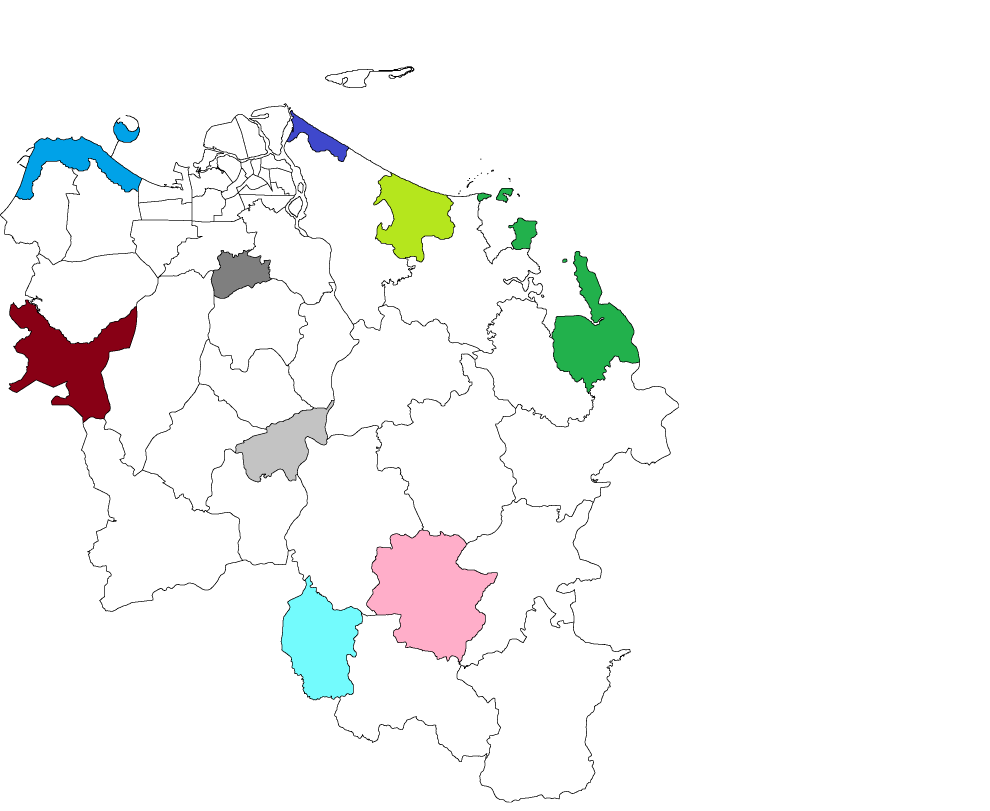
#> input picture 海南省村界/town/Empty_map/Haikou_2002_a.png, 2968 x 2432 px, found by its file name (shown at 1/3 size)
$ python recon2.py
#> lines starting #> are read from the running program, lines starting #| are printed output that depends on the picture; after the words box and inside, x2 and y2 are one past the last pixel; in counts of white or black regions, pixels touching at a corner belong together
# -*- coding: utf-8 -*-
"""侦察2：色块 → 当前乡镇 归属矩阵 + 可视化。"""
import os
import numpy as np
import geopandas as gpd
import pandas as pd
from PIL import Image
from rasterio.transform import Affine
from rasterio.features import rasterize
from scipy import ndimage
from shapely.geometry import Polygon
from shapely.ops import unary_union
import matplotlib
matplotlib.use("Agg")
import matplotlib.pyplot as plt
from matplotlib.patches import Patch

plt.rcParams["font.sans-serif"] = ["Microsoft YaHei"]
plt.rcParams["axes.unicode_minus"] = False

BASE = r"D:\Windows\Documents\海南省村界\海南省村界"
TOWN = os.path.join(BASE, "town")
EMPTY = os.path.join(TOWN, "Empty_map")
HT = os.path.join(TOWN, "Hainan2002", "Hainan_town.shp")
OUTDIR = os.path.join(TOWN, "Haikou2002Color")
os.makedirs(OUTDIR, exist_ok=True)

TARGET_CRS = "EPSG:32649"
HAIKOU = "4601"

NAMES = ["新海乡", "薛样乡", "美安镇", "东营镇", "桂林洋镇", "演海镇", "美仁坡乡", "新民乡", "谭文镇"]
HEX = ["00A2E8", "7F7F7F", "880015", "3F48CC", "B5E61D", "22B14C", "C3C3C3", "73FBFD", "FFAEC9"]
RGB = {n: np.array([int(h[i:i + 2], 16) for i in (0, 2, 4)], np.int32)
       for n, h in zip(NAMES, HEX)}


def main():
    img = np.array(Image.open(os.path.join(EMPTY, "Haikou_2002_a.png")).convert("RGB")).astype(np.int32)
    H, W, _ = img.shape
#> H = 2432; W = 2968

    # 分类图：0=线/其他, 1=白, 2..10=各色
    cls = np.zeros((H, W), np.int8)
    near_white = (img[:, :, 0] > 200) & (img[:, :, 1] > 200) & (img[:, :, 2] > 200)
#> near_white: shape (2432, 2968) bool; 93.4% white; 22 black regions (10 under 20 px), largest, box (x1, y1, x2, y2) and area: (0, 310, 2036, 2407) 468775, (975, 199, 1243, 264) 1964, (609, 342, 804, 481) 1563
    cls[near_white] = 1
    for k, n in enumerate(NAMES, 2):
        d = np.abs(img - RGB[n]).max(2)
        cls[d <= 20] = k
#> this loop made 9 passes
#> pass 1, in main, `d = np.abs(img - RGB[n]).max(2)`:
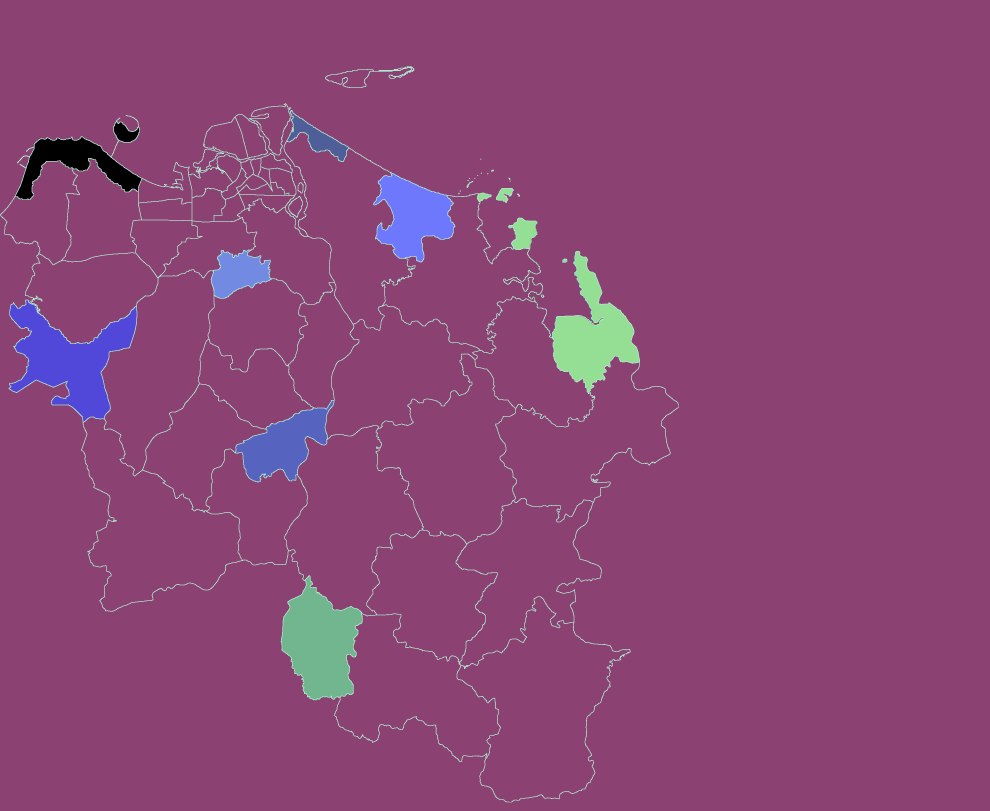
#> d: shape (2432, 2968) int32 (shown at 1/3 size); 17 distinct labels, from 0 to 255; one colour per label, 0 black
#> after the loop:
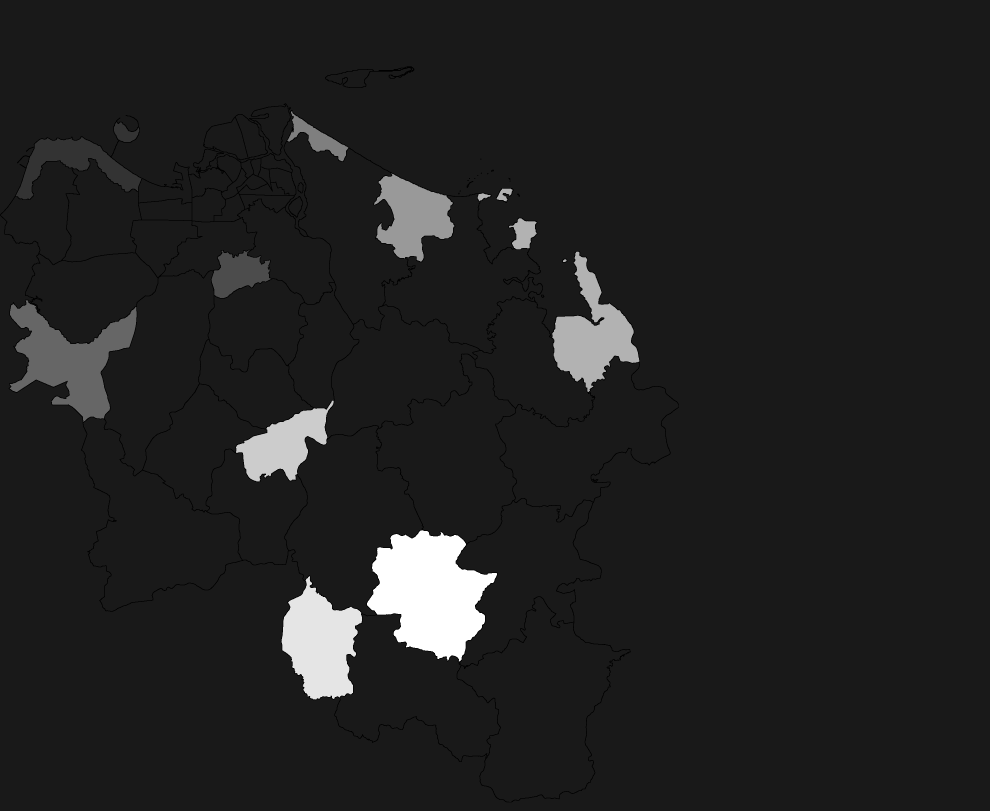
#> cls: shape (2432, 2968) int8 (shown at 1/3 size); min 0, max 10, mean 1.31; drawn with min black and max white
    print("类别像素数：")
    for k, n in enumerate(["线/其他", "白"] + NAMES):
        print(f"  {n:6s} {int((cls == k).sum())}")
#> this loop made 11 passes
#|   线/其他   85647
#|   白      6743286
#|   新海乡    28616
#|   薛样乡    15743
#|   美安镇    61951
#|   东营镇    8304
#|   桂林洋镇   36648
#|   演海镇    54425
#> (further printed lines are left out)

    # 连通域（同类别 4 连通）
    zones = np.zeros((H, W), np.int32)
    nxt = 0
    zone_cls = [0]
    zone_list = []
    for k in range(1, len(NAMES) + 2):
        lab, n = ndimage.label(cls == k, structure=np.array([[0, 1, 0], [1, 1, 1], [0, 1, 0]]))
        for i in range(1, n + 1):
            m = lab == i
            a = int(m.sum())
            if a < 60:
                continue
            nxt += 1
            zones[m] = nxt
            zone_cls.append(k)
            zone_list.append((nxt, k, a, m))
#> this loop made 10 passes
#> n on passes 1 to 10: 112, 2, 1, 1, 1, 1, 5, 1, 1, 1
#> pass 1, in main, `lab, n = ndimage.label(cls == k, structure=np.array([[0, 1, 0], [1, 1,..`:
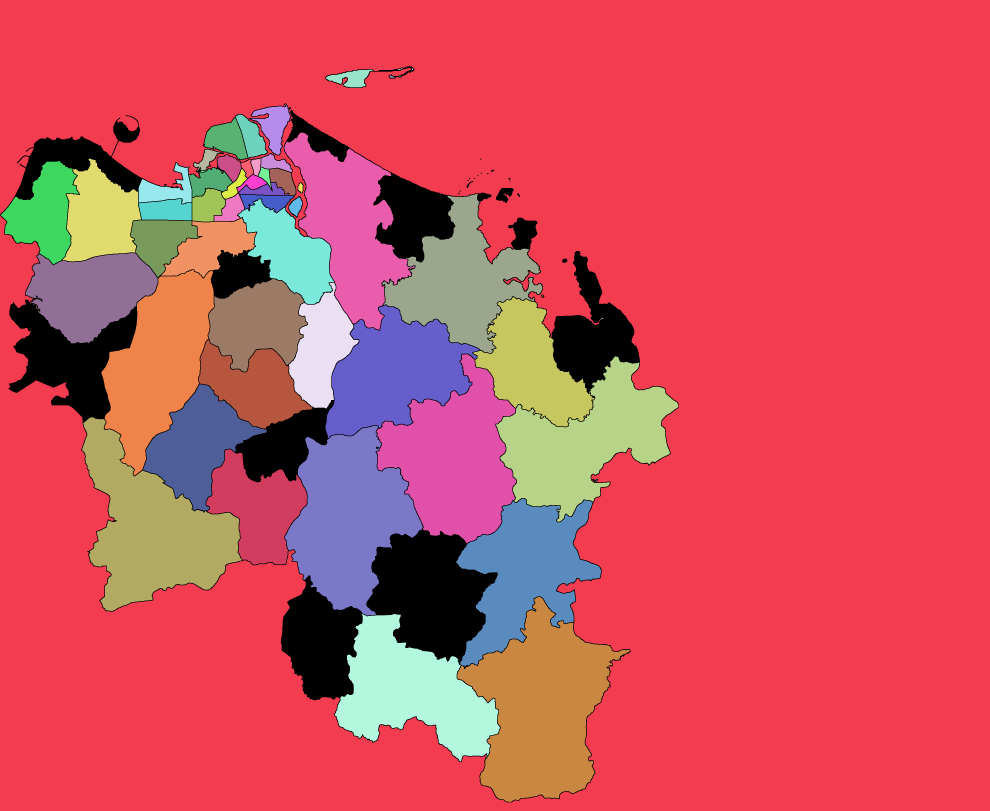
#> lab: shape (2432, 2968) int32 (shown at 1/3 size); 113 distinct labels, from 0 to 112; one colour per label, 0 black
#> pass 2, in main, `lab, n = ndimage.label(cls == k, structure=np.array([[0, 1, 0], [1, 1,..`:
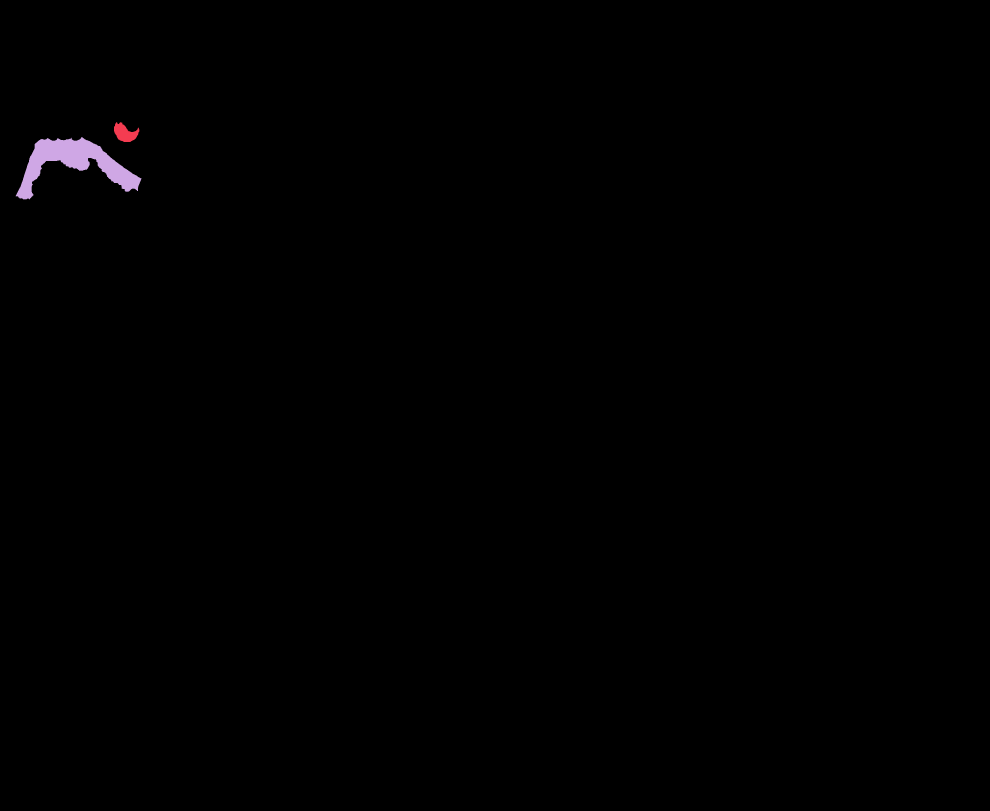
#> lab: shape (2432, 2968) int32 (shown at 1/3 size); 3 distinct labels, from 0 to 2; one colour per label, 0 black
#> after the loop:
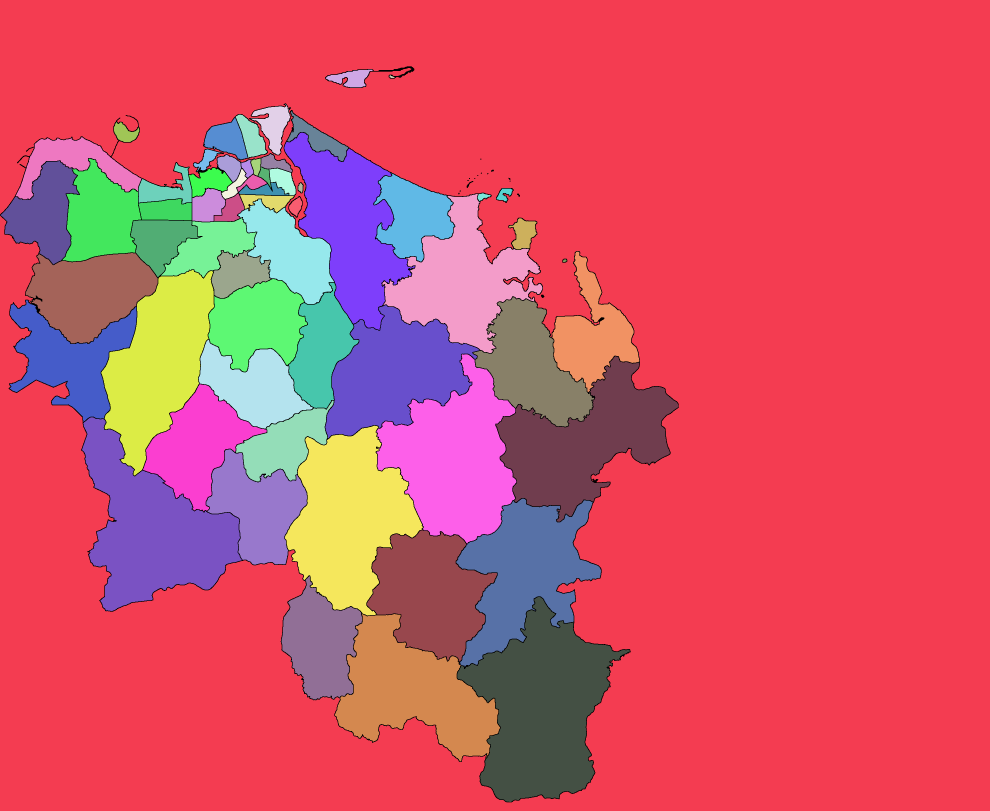
#> zones: shape (2432, 2968) int32 (shown at 1/3 size); 62 distinct labels, from 0 to 61; one colour per label, 0 black
#> after the loop, nxt = 61; zone_cls = 62 values from 0 to 10; zone_list = 61 items
    print("连通域数：", nxt)
#| 连通域数： 61

    # 几何配准
    gdf = gpd.read_file(HT, encoding="utf-8").to_crs(TARGET_CRS)
    gdf["CODE"] = gdf["CODE"].astype(str)
    hk = gdf[gdf["CODE"].str.startswith(HAIKOU)].copy().reset_index(drop=True)
    uu = unary_union(list(hk.geometry)).buffer(0)
    minx, miny, maxx, maxy = uu.bounds
    Wr, Hr = 2036, 2097
    ox, oy = 0, 310
    sx = (maxx - minx) / Wr
    sy = (maxy - miny) / Hr
    print("sx,sy =", sx, sy)

    base_lab = rasterize([(g, i + 1) for i, g in enumerate(hk.geometry)],
                         out_shape=(Hr, Wr),
                         transform=Affine(sx, 0, minx, 0, -sy, maxy), fill=0, dtype="int32")
    zc = zones[oy:oy + Hr, ox:ox + Wr]

    # 归属矩阵
    print("\n=== 色块 × 当前乡镇 归属（面积 km²，只列 >0.5）===")
    px_area = sx * sy / 1e6
    for k, n in enumerate(NAMES, 2):
        m = (zc > 0) & np.isin(zc, [z[0] for z in zone_list if z[1] == k])
        if not m.any():
            print(f"{n}: 无像素")
            continue
        b = np.bincount(base_lab[m].ravel(), minlength=len(hk) + 1)
        tot = m.sum() * px_area
        print(f"\n{n}  总 {tot:.2f} km²  (0=海口外 {b[0]*px_area:.3f})")
        for i in np.argsort(-b):
            if i == 0 or b[i] * px_area < 0.5:
                continue
            print(f"    {hk.TOWN[i-1]:8s} {hk.CODE[i-1]}  {b[i]*px_area:8.2f} km²"
                  f"  占该镇 {b[i]/max(1,int((base_lab==i).sum()))*100:5.1f}%")

    # ---------- 可视化 ----------
    fig, axes = plt.subplots(1, 2, figsize=(26, 14))
    ax = axes[0]
    ax.imshow(img.astype(np.uint8))
    ax.set_title("Haikou_2002_a.png（原图）")
    ax.axis("off")

    ax = axes[1]
    ax.set_facecolor("white")
    xs = np.arange(Wr) * sx + minx
    ys = np.arange(Hr)[::-1] * sy + miny
    # 当前乡镇边界
    for g in hk.geometry:
        gs = g.geoms if g.geom_type == "MultiPolygon" else [g]
        for p in gs:
            x, y = p.exterior.xy
            ax.plot(x, y, color="#999999", lw=0.5)
    cmap = plt.get_cmap("tab20")
    for i, g in enumerate(hk.geometry):
        c = cmap(i % 20)
        gs = g.geoms if g.geom_type == "MultiPolygon" else [g]
        for p in gs:
            x, y = p.exterior.xy
            ax.plot(x, y, color=c, lw=1.4)
    handles = [Patch(color=cmap(i % 20), label=hk.TOWN[i]) for i in range(len(hk))]
    ax.legend(handles=handles, fontsize=7, ncol=3, loc="lower right")
    # 色块
    for k, n in enumerate(NAMES, 2):
        m = (zc > 0) & np.isin(zc, [z[0] for z in zone_list if z[1] == k])
        if not m.any():
            continue
        rgbn = RGB[n] / 255.0
        rgba = np.zeros((Hr, Wr, 4))
        rgba[m] = [rgbn[0], rgbn[1], rgbn[2], 0.85]
        ax.imshow(rgba, extent=(minx, maxx, miny, maxy), origin="upper")
    ax.set_title("当前海口乡镇(彩色线) + 2002色块(填充)")
    ax.set_aspect("equal")
    plt.tight_layout()
    plt.savefig(os.path.join(OUTDIR, "recon_overlay.png"), dpi=110)
    print("\n已输出", os.path.join(OUTDIR, "recon_overlay.png"))


if __name__ == "__main__":
    main()
#> (the call stopped at in main, `gdf = gpd.read_file(HT, encoding="utf-8").to_crs(TARGET_CRS)`: geopandas is not available in this run)

$ run again, with 海南省村界/town/Empty_map/1.png copied over 海南省村界/town/Empty_map/Haikou_2002_a.png
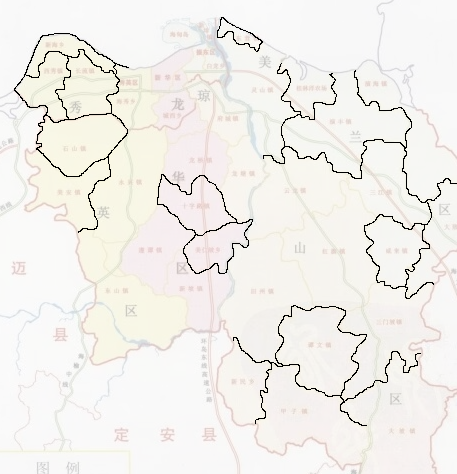
#> input picture 海南省村界/town/Empty_map/1.png, 457 x 474 px, found by its file name
#> near_white: shape (474, 457) bool; 98.1% white; black in thin lines or dots
#> after the loop in main, `for k, n in enumerate(NAMES, 2):`:
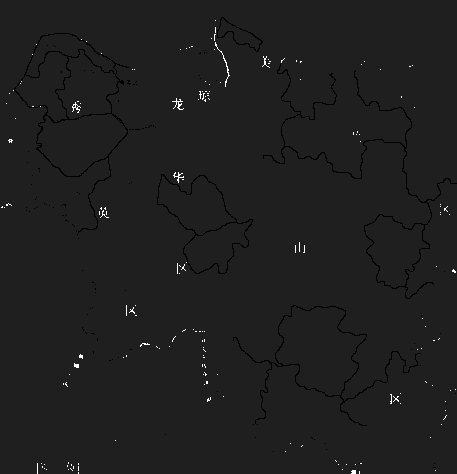
#> cls: shape (474, 457) int8; min 0, max 8, mean 1.01; drawn with min black and max white
#> the loop in main, `for k, n in enumerate(["线/其他", "白"] + NAMES):` made 11 passes
#|   线/其他   3969
#|   白      211927
#|   新海乡    0
#|   薛样乡    0
#|   美安镇    0
#> (further printed lines are left out)
#> the loop in main, `for k in range(1, len(NAMES) + 2):` made 10 passes
#> n on passes 1 to 8: 19, 0, 0, 0, 0, 0, 0, 250
#> after the loop in main, `for k in range(1, len(NAMES) + 2):`:
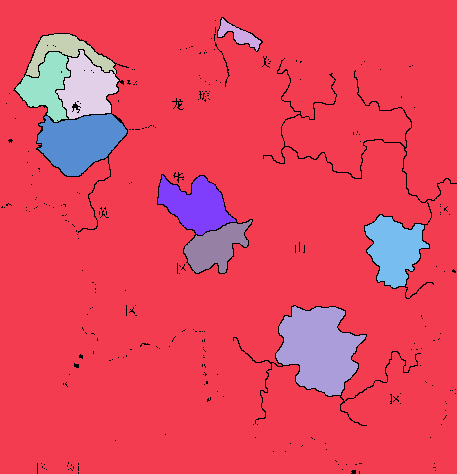
#> zones: shape (474, 457) int32; 11 distinct labels, from 0 to 10; one colour per label, 0 black
#> after the loop in main, `for k in range(1, len(NAMES) + 2):`: nxt = 10; zone_cls = [0, 1, 1, 1, 1, 1, 1, 1, 1, 1, 1]; zone_list = 10 items
#| 连通域数： 10

$ run again, with 海南省村界/town/Empty_map/1_black_only.png copied over 海南省村界/town/Empty_map/Haikou_2002_a.png
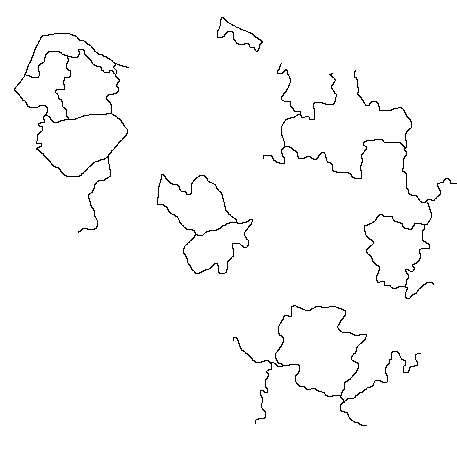
#> input picture 海南省村界/town/Empty_map/1_black_only.png, 457 x 474 px, found by its file name
#> in main, `img = np.array(Image.open(os.path.join(EMPTY, "Haikou_2002_a.png")).co..`:
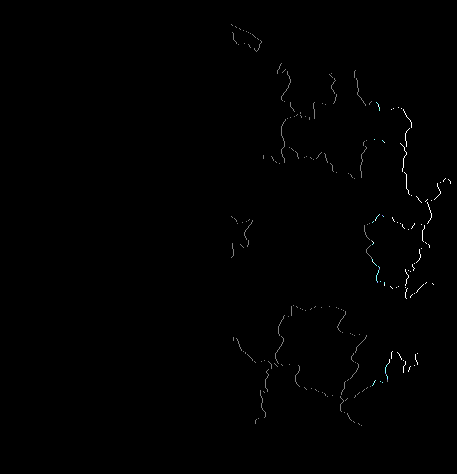
#> img: shape (474, 457, 3) int32; mean R, G, B 0.00711, 0.0074, 0.00741; drawn with min black and max white
#> near_white: shape (474, 457) bool; every value is 0
#> the loop in main, `for k, n in enumerate(NAMES, 2):` made 9 passes
#> pass 1, in main, `d = np.abs(img - RGB[n]).max(2)`:
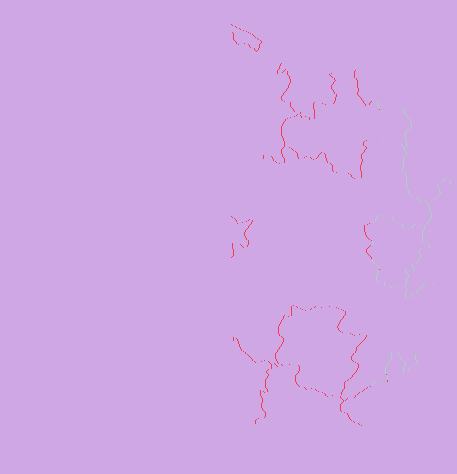
#> d: shape (474, 457) int32; 3 distinct labels, from 230 to 232; one colour per label, 0 black
#> the loop in main, `for k, n in enumerate(["线/其他", "白"] + NAMES):` made 11 passes
#|   线/其他   216618
#|   白      0
#|   新海乡    0
#|   薛样乡    0
#|   美安镇    0
#> (further printed lines are left out)
#> after the loop in main, `for k in range(1, len(NAMES) + 2):`: nxt = 0; zone_cls = [0]; zone_list = []
#| 连通域数： 0
